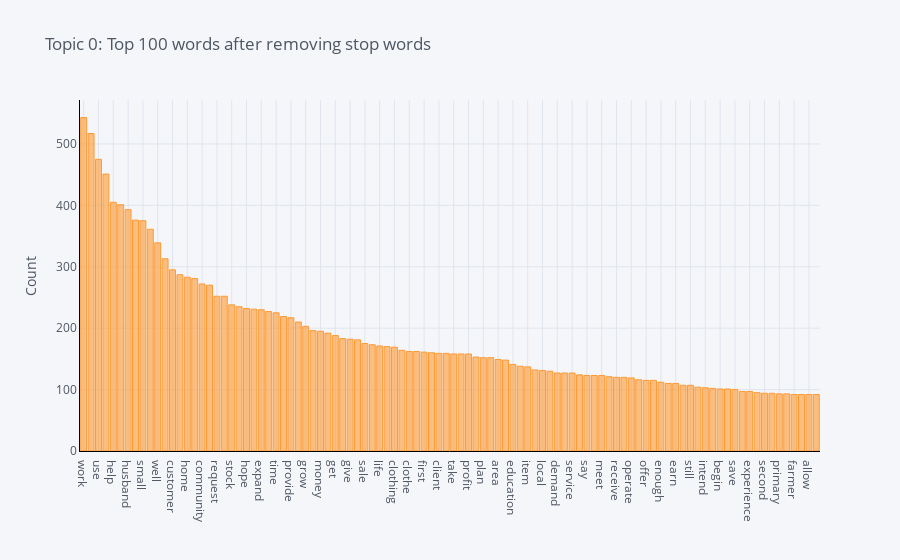

Notebook cell for this chart:
### Code cell
plot_model(hdp)

### Figure 1 — Plotly figure (JSON) as saved in the notebook; plotly's stock layout.template omitted (floating-point values rounded to 4 significant figures)
{"data": [{"marker": {"color": "rgba(255, 153, 51, 0.6)", "line": {"color": "rgba(255, 153, 51, 1.0)", "width": 1}}, "name": "count", "orientation": "v", "text": "", "type": "bar", "x": ["work", "family", "use", "start", "help", "group", "husband", "live", "small", "product", "well", "increase", "customer", "marry", "home", "good", "community", "need", "request", "member", "stock", "order", "hope", "pay", "expand", "want", "time", "new", "provide", "store", "grow", "go", "money", "market", "get", "support", "give", "improve", "sale", "hard", "life", "entrepreneur", "clothing", "repay", "clothe", "ago", "first", "run", "client", "shop", "take", "food", "profit", "mother", "plan", "high", "area", "continue", "education", "house", "item", "invest", "local", "large", "demand", "capital", "service", "fee", "say", "day", "meet", "wife", "receive", "young", "operate", "supply", "offer", "month", "enough", "age", "earn", "milk", "still", "keep", "intend", "currently", "begin", "open", "save", "attend", "experience", "daughter", "second", "merchandise", "primary", "farm", "farmer", "shoe", "allow", "add"], "y": [543, 517, 475, 451, 405, 401, 393, 376, 375, 361, 339, 313, 295, 287, 283, 281, 272, 270, 252, 252, 238, 235, 232, 231, 230, 227, 225, 219, 217, 210, 203, 196, 195, 192, 188, 183, 182, 181, 175, 173, 171, 170, 169, 164, 162, 162, 161, 160, 159, 159, 158, 158, 158, 153, 152, 152, 149, 148, 141, 138, 137, 132, 131, 130, 127, 127, 127, 124, 123, 123, 123, 121, 120, 120, 119, 116, 115, 115, 112, 110, 110, 107, 107, 104, 103, 102, 101, 101, 100, 97, 97, 95, 94, 94, 93, 93, 92, 92, 92, 92]}], "layout": {"autosize": true, "legend": {"bgcolor": "#F5F6F9", "font": {"color": "#4D5663"}}, "paper_bgcolor": "#F5F6F9", "plot_bgcolor": "#F5F6F9", "title": {"font": {"color": "#4D5663"}, "text": "Topic 0: Top 100 words after removing stop words"}, "xaxis": {"autorange": true, "gridcolor": "#E1E5ED", "linecolor": "black", "range": [-0.5, 99.5], "showgrid": true, "tickfont": {"color": "#4D5663"}, "title": {"font": {"color": "#4D5663"}, "text": ""}, "type": "category", "zerolinecolor": "#E1E5ED"}, "yaxis": {"autorange": true, "gridcolor": "#E1E5ED", "linecolor": "black", "range": [0, 571.6], "showgrid": true, "tickfont": {"color": "#4D5663"}, "title": {"font": {"color": "#4D5663"}, "text": "Count"}, "type": "linear", "zerolinecolor": "#E1E5ED"}}}
